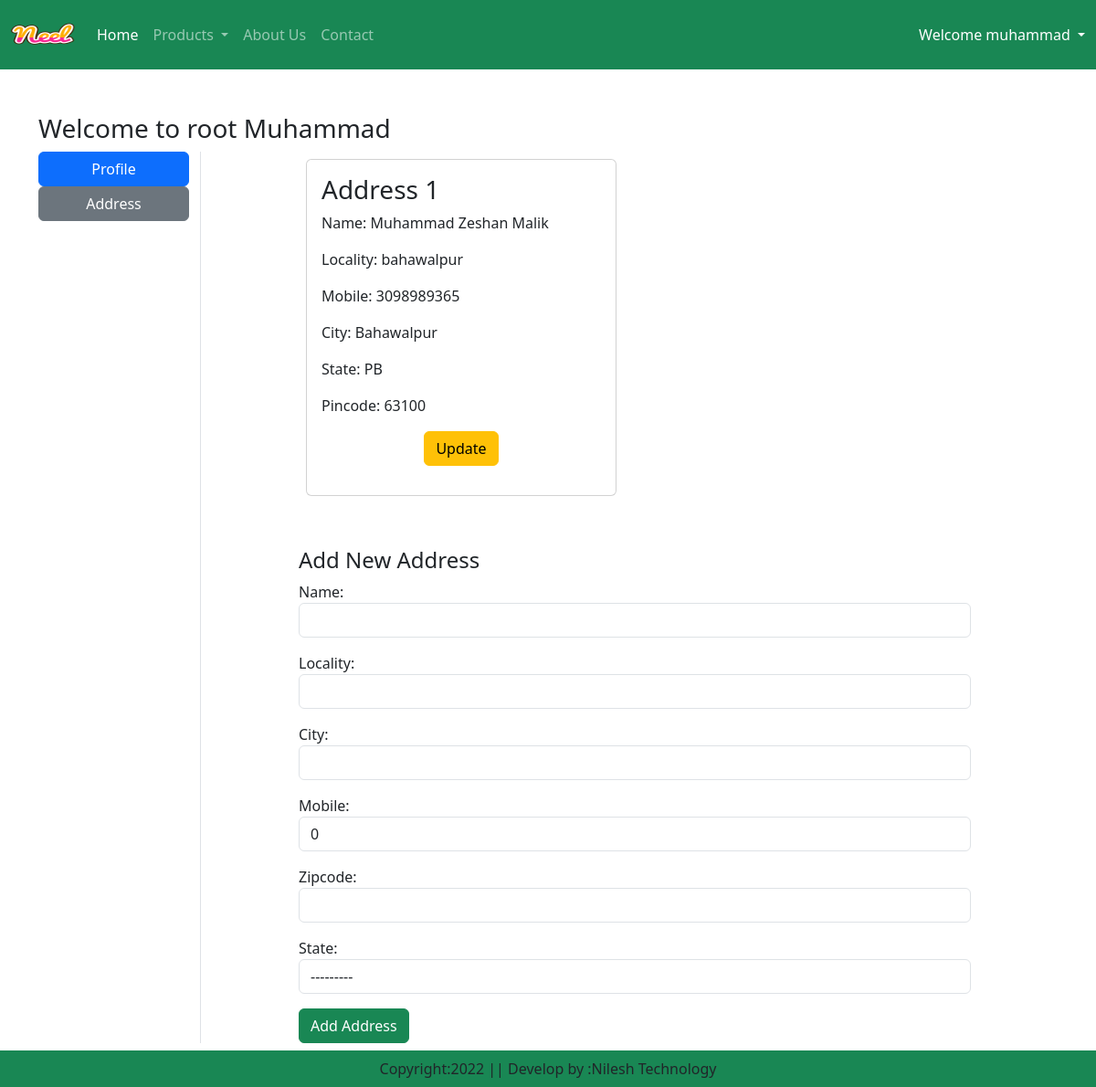
The page /address/ (signed in) on the database its author committed.
### app/models.py (models this page shows, shortened)
class Customer(models.Model):
    user = models.ForeignKey(User, on_delete=models.CASCADE)
    name = models.CharField(max_length=200)
    locality = models.CharField(max_length=200)
    city = models.CharField(max_length=50)
    mobile = models.IntegerField(default=0)
    zipcode = models.IntegerField()
    state = models.CharField(choices=STATE_CHOICES, max_length=108)

### app/views.py (the view)
# urls.py: path("address/", views.address, name="address"),
def address(request):
    add = Customer.objects.filter(user=request.user)
    form = CustomerProfileForm()
    return render(request, 'app/address.html', locals())

### app/forms.py
class CustomerProfileForm(forms.ModelForm):
	class Meta:
		model = Customer
		fields = ['name', 'locality', 'city', 'mobile', 'zipcode', 'state']
		widgets = {
			'name': forms.TextInput(attrs={'class': 'form-control'}),
			'locality': forms.TextInput(attrs={'class': 'form-control'}),
			'city': forms.TextInput(attrs={'class': 'form-control'}),
			'mobile': forms.NumberInput(attrs={'class': 'form-control'}),
			'zipcode': forms.NumberInput(attrs={'class': 'form-control'}),
			'state': forms.Select(attrs={'class': 'form-control'}),
		}

### app/templates/app/address.html (shortened to what this page needs)
{% extends "app/base.html" %}
{% load static %}
{% block main-content %}
<div class="container my-5">
  <div class="row">
    <h3>
      Welcome to root <span class="text-capitalize">{{ request.user }}</span>
    </h3>
  </div>
  <div class="row">
    <div class="col-sm-2 border-end">
      <ul class="list-unstyled">
        <li class="d-grid">
          <a href="{% url 'profile' %}" class="btn btn-primary">Profile</a>
        </li>
        <li class="d-grid">
          <a href="{% url 'address' %}" class="btn btn-secondary">Address</a>
        </li>
      </ul>
    </div>
    <div class="col-sm-8 offset-sm-1">
      <div class="row">
        {% for ad in add %}
          <div class="col-sm-6">
            <div class="card m-2">
              <div class="card-body">
                <h3>Address {{ forloop.counter }}</h3>
                <p>Name: {{ ad.name }}</p>
                <p>Locality: {{ ad.locality }}</p>
                <p>Mobile: {{ ad.mobile }}</p>
                <p>City: {{ ad.city }}</p>
                <p>State: {{ ad.state }}</p>
                <p>Pincode: {{ ad.zipcode }}</p>
                <p class="text-center">
                  <a href="{% url 'updateAddress' ad.id %}" class="btn btn-warning">Update</a>
                </p>
              </div>
            </div>
          </div>
        {% endfor %}
      </div>
      <div class="mt-5">
        <h4>Add New Address</h4>
        <form method="post" action="">
          {{ form.as_p }}
          <button type="submit" class="btn btn-success">Add Address</button>
        </form>
      </div>
    </div>
  </div>
</div>
{% endblock %}

### app/templates/app/base.html (shortened to what this page needs)
<!DOCTYPE html>
{% load static %}
<html>
    <head>
        <link rel="stylesheet" href="{%static 'app/css/owl.carousel.min.css' %}"/>
        <link rel="stylesheet" href="{%static 'app/css/all.min.css' %}"/>
        <link rel="stylesheet" href="{%static 'app/css/style.css' %}"/>
        <link href="https://cdn.jsdelivr.net/npm/bootstrap@5.3.6/dist/css/bootstrap.min.css" rel="stylesheet">
    </head>
    <body>
        <nav class="navbar navbar-expand-lg navbar-dark bg-success">
            <div class="container-fluid">
                <a class="navbar-brand" href="/">
                    <img src="{% static 'app/images/Neel.png' %}" width="70" height="50" alt="Logo"/>
                </a>
                <div class="collapse navbar-collapse" id="navbarSupportedContent">
                    <ul class="navbar-nav me-auto mb-2 mb-lg-0">
                        <li class="nav-item">
                            <a class="nav-link active" aria-current="page" href="/">Home</a>
                        </li>
                        <li class="nav-item dropdown">
                            <a class="nav-link dropdown-toggle" href="#" role="button"
                               data-bs-toggle="dropdown" aria-expanded="false">
                                Products
                            </a>
                        </li>
                        <li class="nav-item">
                            <a class="nav-link" href="{% url 'about' %}">About Us</a>
                        </li>
                        <li class="nav-item">
                            <a class="nav-link" href="{% url 'contact' %}">Contact</a>
                        </li>
                    </ul>
                    <div class="nav-item dropdown">
                        {% if request.user.is_authenticated %}
                          <a class="nav-link dropdown-toggle text-white" href="#" role="button"
                             data-bs-toggle="dropdown" aria-expanded="false">
                              Welcome {{ request.user.username }}
                          </a>
                        {% endif %}
                    </div>
                </div>
            </div>
        </nav>
        {% block main-content %}{% endblock main-content %}
    <footer class = "container-fluid bg-success text-center p-2 mt-5 fixed-bottom">  Copyright:2022 || Develop by :Nilesh Technology </footer>
    </body>
</html>

### rows shown on the page
Customer: name "Muhammad Zeshan Malik", locality "bahawalpur", mobile "3098989365", city "Bahawalpur", state "PB", zipcode "63100"

### other values the page prints
{{ request.user.username }} "muhammad"
{{ request.user }} "Muhammad"
